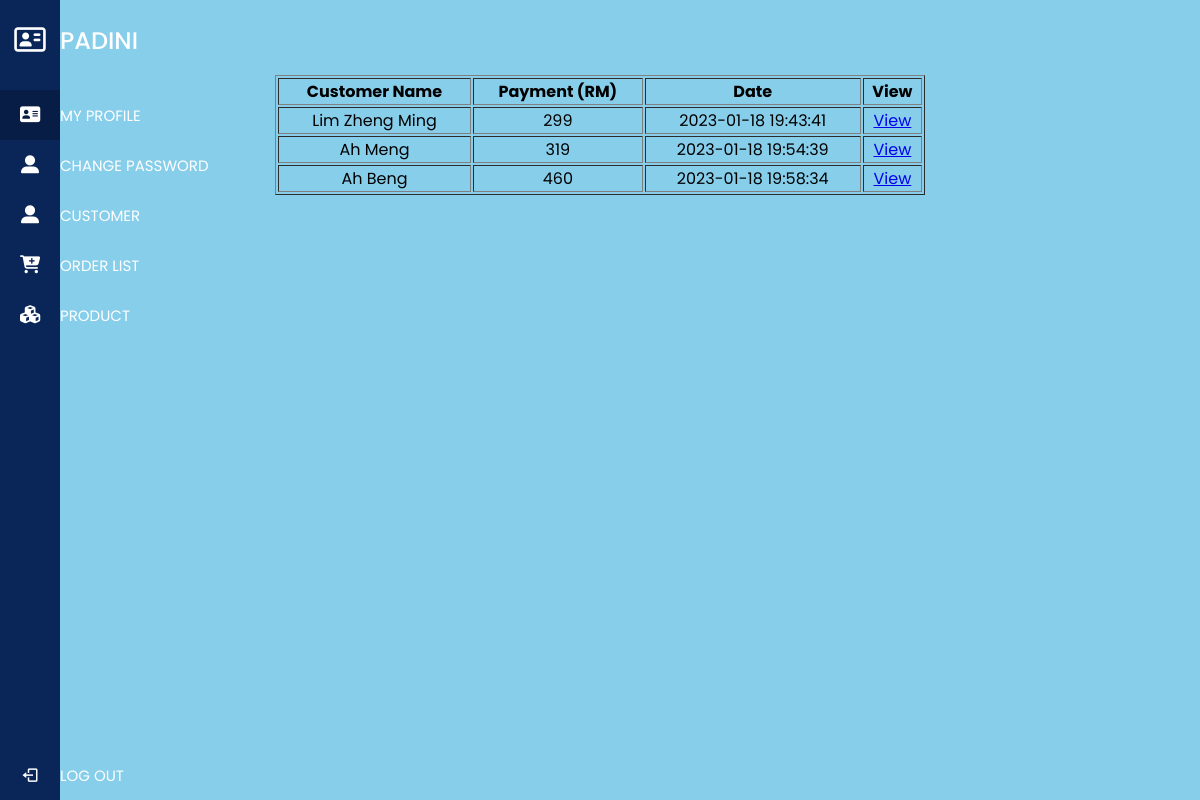
The app's page /admin/OrderList.php with its own data.
### tables this page shows
CREATE TABLE `orders` (
 `orderid` int(11) NOT NULL AUTO_INCREMENT,
 `fname` varchar(100) NOT NULL,
 `email` varchar(255) NOT NULL,
 `phone` varchar(15) NULL,
 `address` varchar(100) NOT NULL,
 `cname` varchar(100)  NOT NULL,
 `cnum` int(20) NOT NULL,
 `expt` int(5)  NOT NULL,
 `cvv` int(5) NOT NULL,
 `totalprice` int(100) NOT NULL,
 `orderpurchase_id` char(5) NOT NULL,
 `cid` int(50) DEFAULT NULL,
 `order_date` timestamp NOT NULL DEFAULT CURRENT_TIMESTAMP ON UPDATE CURRENT_TIMESTAMP,
 PRIMARY KEY (`orderid`)
);

### admin/OrderList.php (the view, shortened to what this page needs)
<?php include("dataconnection.php"); ?>
<!DOCTYPE html>
<html lang="en">
<head>
    <link rel="stylesheet" href="design.css">
</head>
<body>
			<?php include("menu.php"); ?>
		<div class="home-content">
        <div class="recent-sales box">
        <div class="container">
        <div class="responsive-table">
        <br>
        <br>
        <br>
            <center>
          <table border="1" width="650px">
            <tr>
                      <th>Customer Name</th>
                      <th>Payment (RM)</th>
                      <th>Date</th>
                      <th>View</th>
            </tr>
</div>
			<?php
            $result = mysqli_query($connect, "select * from orders");
            $count = mysqli_num_rows($result);
            if ($count < 1)
            {
            ?>
                <tr>
                    <td colspan="6">No Records Found</td>
                </tr>
            <?php
            }
            else
            {
                while($row = mysqli_fetch_assoc($result))
                {
                ?>
                <tr>
                    <td><?php echo $row["fname"]; ?></td>
                    <td><?php echo $row["totalprice"]; ?></td>
                    <td><?php echo $row["order_date"]; ?></td>
                    <td><a href="view.php?viewd&orderid=<?php echo $row['orderid']; ?>">View</a></td>
                </tr>
                <?php
                }
            }
			?>
		</div>
	</div>
</body>
</html>

### admin/design.css (style rules this page uses)
body { font-family: 'lato', sans-serif; background-color: gray; }
.container { max-width: 1000px; margin-left: auto; margin-right: auto; padding-left: 10px; padding-right: 10px; }

### admin/menu.css (style rules this page uses)
* { margin: 0; padding: 0; box-sizing: border-box; font-family: 'Poppins', sans-serif; }

### admin/OrderList.php (style rules this page uses)
td { text-align: center; }

### admin/menu.php (style rules this page uses)
body { background-color:skyblue; }

### records on screen
orders: fname "Lim Zheng Ming", totalprice "299", order_date "2023-01-18 19:43:41"
orders: fname "Ah Meng", totalprice "319", order_date "2023-01-18 19:54:39"
orders: fname "Ah Beng", totalprice "460", order_date "2023-01-18 19:58:34"
